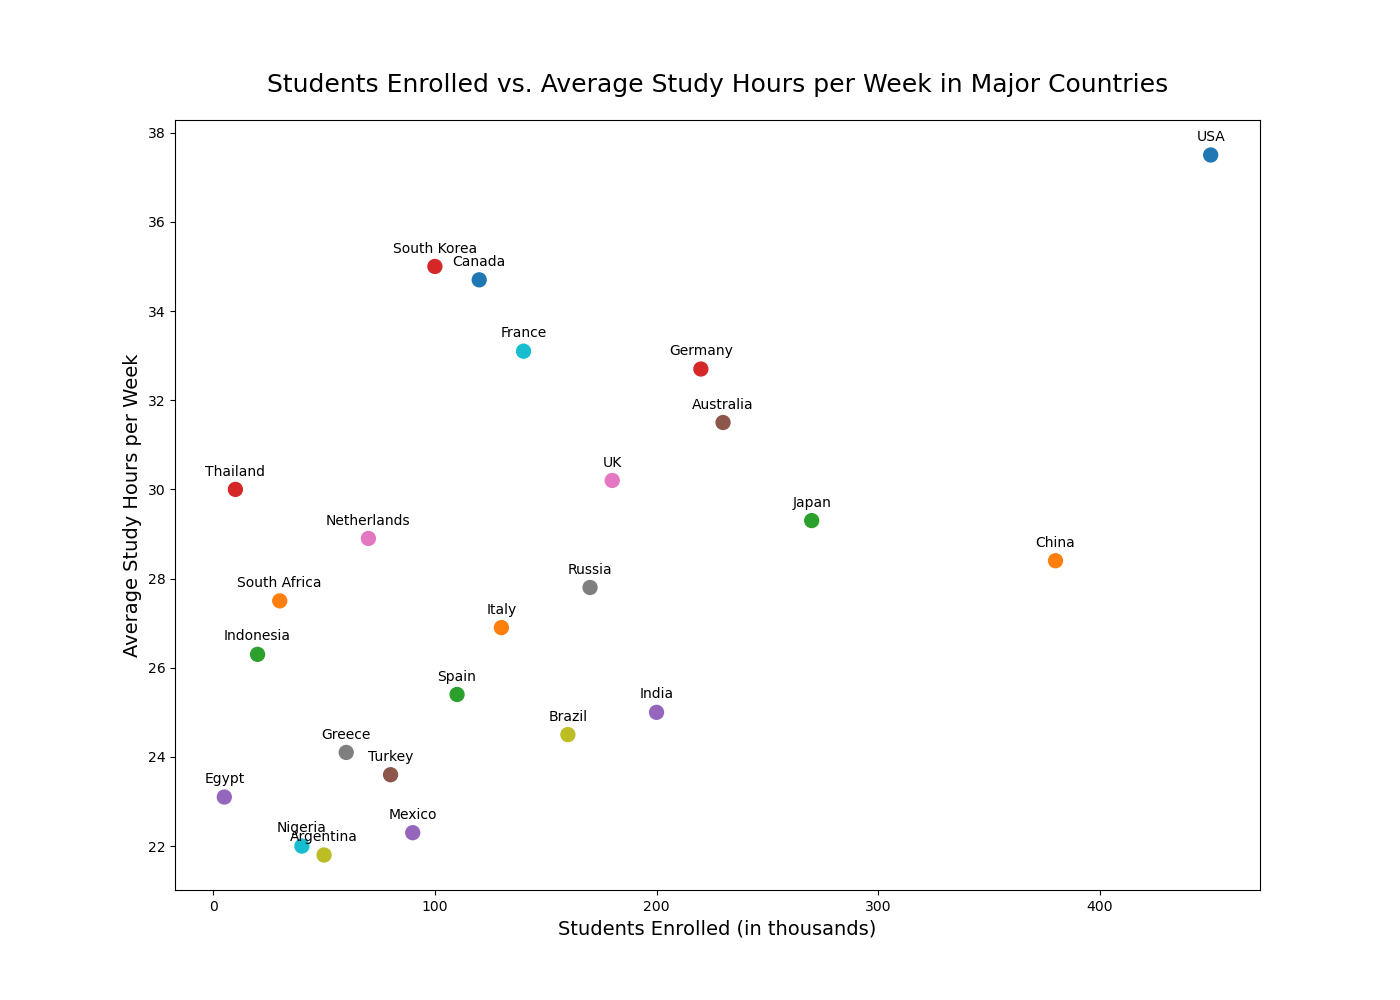

Write Python code to recreate this figure.

import matplotlib.pyplot as plt

# Data for scatterplot
countries = ["USA", "China", "Japan", "Germany", "India", "Australia", "UK", 
             "Russia", "Brazil", "France", "Canada", "Italy", "Spain", 
             "South Korea", "Mexico", "Turkey", "Netherlands", "Greece", 
             "Argentina", "Nigeria", "South Africa", "Indonesia", "Thailand", "Egypt"]
students_enrolled = [450, 380, 270, 220, 200, 230, 180, 170, 160, 140, 120, 130, 110, 
                     100, 90, 80, 70, 60, 50, 40, 30, 20, 10, 5]
average_study_hours_per_week = [37.5, 28.4, 29.3, 32.7, 25.0, 31.5, 30.2, 27.8, 24.5, 
                                33.1, 34.7, 26.9, 25.4, 35.0, 22.3, 23.6, 28.9, 24.1, 
                                21.8, 22.0, 27.5, 26.3, 30.0, 23.1]

# Create scatterplot
plt.figure(figsize=(14, 10))
plt.scatter(students_enrolled, average_study_hours_per_week, c=[
    '#1f77b4', '#ff7f0e', '#2ca02c', '#d62728', '#9467bd',
    '#8c564b', '#e377c2', '#7f7f7f', '#bcbd22', '#17becf',
    '#1f77b4', '#ff7f0e', '#2ca02c', '#d62728', '#9467bd',
    '#8c564b', '#e377c2', '#7f7f7f', '#bcbd22', '#17becf',
    '#ff7f0e', '#2ca02c', '#d62728', '#9467bd'], s=100)

# Customize plot
plt.title('Students Enrolled vs. Average Study Hours per Week in Major Countries', fontsize=18, pad=20)
plt.xlabel('Students Enrolled (in thousands)', fontsize=14)
plt.ylabel('Average Study Hours per Week', fontsize=14)

# Annotate data points
for i, country in enumerate(countries):
    plt.annotate(country, (students_enrolled[i], average_study_hours_per_week[i]), 
                 textcoords="offset points", xytext=(0,10), ha='center')

# Show plot
plt.show()
